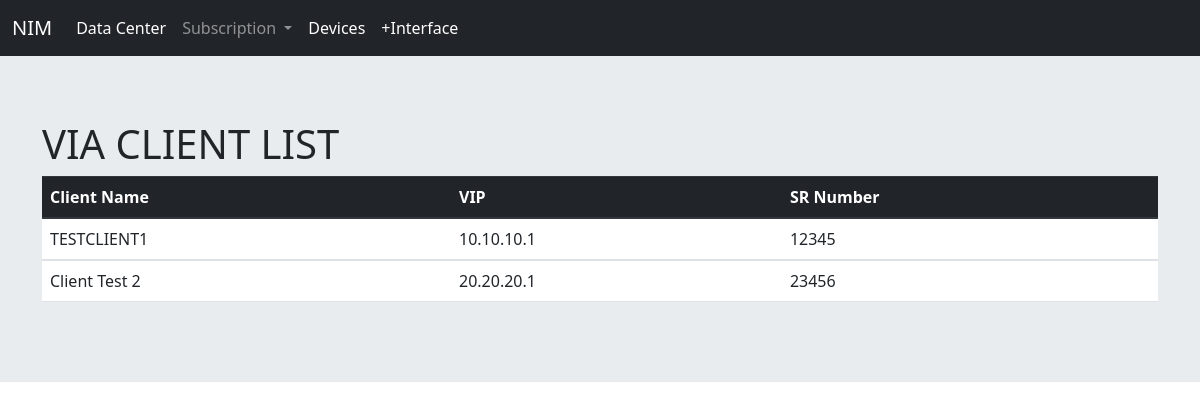
The app's page /nim_app/via_client/ with its own data.
### nim_app/models.py (models this page shows, shortened)
class VIA_clients(models.Model):
    datacenter = models.ForeignKey(DataCenter, related_name='datacenter', on_delete=models.CASCADE)
    VIP = models.CharField(max_length=256)
    primary_ip = models.GenericIPAddressField(protocol='both', unpack_ipv4=False)
    secondary_ip = models.GenericIPAddressField(protocol='both', unpack_ipv4=False)
    client_name = models.CharField(max_length=256)
    sr_number = models.CharField(max_length=256)
    bandwidth = models.CharField(max_length=256)

### nim_app/views.py (the view)
# urls.py: url(r'via_client/$', views.VIAClientView.as_view(), name='via_client')
class VIAClientView(ListView):
    context_object_name = 'clients'
    model = models.VIA_clients
    template_name = 'via_clients.html'

### templates/via_clients.html (shortened to what this page needs)
<!DOCTYPE html>
{% extends "base.html" %}
{% block body_block %}
<div class="jumbotron jumbotron-fluid">
    <div class="container">
<h1>VIA CLIENT LIST</h1>
    <table class="table">
  <thead class="thead-dark">
    <tr>
      <th scope="col">Client Name</th>
      <th scope="col">VIP</th>
        <th scope="col">SR Number</th>
    </tr>
  </thead>
        {% for client in clients %}
        <tbody>
        <tr><td>{{ client.client_name }}</td>
        <td>{{ client.VIP }}</td>
            <td>{{ client.sr_number }}</td>
        </tr>
        </tbody>
        {% endfor %}
    </table>
    </div>
</div>
{% endblock %}

### records on screen
VIA_clients: client_name "TESTCLIENT1", VIP "10.10.10.1", sr_number "12345"
VIA_clients: client_name "Client Test 2", VIP "20.20.20.1", sr_number "23456"
